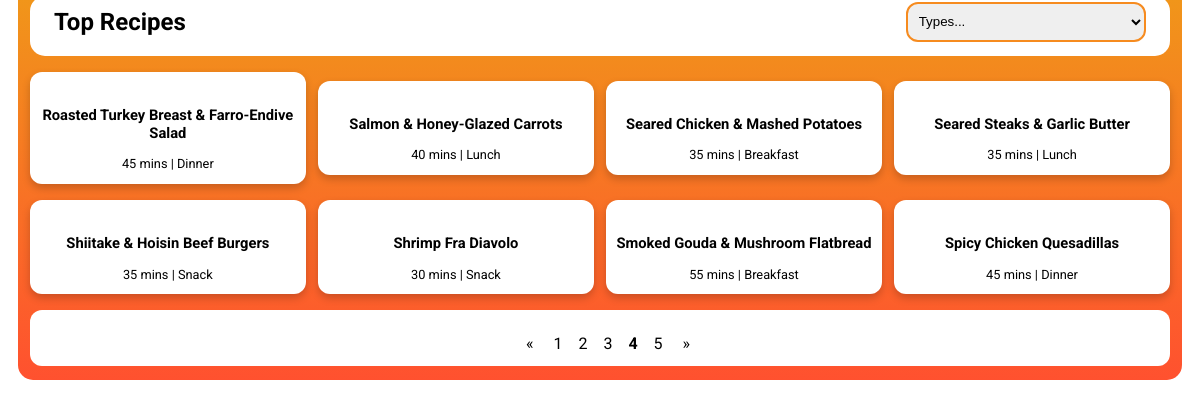
The app's page /index.php?page=4 with its own data.
### tables this page shows
CREATE TABLE `recipe` (
  `id` int(11) NOT NULL,
  `title` varchar(44) DEFAULT NULL,
  `category` varchar(44) NOT NULL,
  `side` varchar(44) DEFAULT NULL,
  `description` varchar(418) DEFAULT NULL,
  `time` varchar(4) DEFAULT NULL,
  `servings` varchar(3) DEFAULT NULL,
  `nutrition` varchar(5) DEFAULT NULL,
  `ingredients` varchar(406) DEFAULT NULL,
  `kitchen_tool` varchar(61) DEFAULT NULL,
  `kitchen_tool_desc` varchar(583) DEFAULT NULL,
  `tip` varchar(46) DEFAULT NULL,
  `tips_desc` varchar(885) DEFAULT NULL,
  `steps` varchar(3019) DEFAULT NULL,
  `tags` varchar(75) DEFAULT NULL,
  `folder` text NOT NULL,
  `image` text NOT NULL,
  `ingredientsimage` text NOT NULL,
  `stepimage1` text NOT NULL,
  `stepimage2` text NOT NULL,
  `stepimage3` text NOT NULL,
  `stepimage4` text NOT NULL,
  `stepimage5` text NOT NULL,
  `stepimage6` text NOT NULL
);

### index.php (the view, shortened to what this page needs)
<!DOCTYPE html>
<html lang="en">
    <head>
        <link rel="stylesheet" href="https://use.fontawesome.com/releases/v5.8.1/css/all.css">
        <link rel="stylesheet" type="text/css" href="main.css">
    </head>
    <body>
    <div class="content">
            <div class="filter-space">
                <h3> Top Recipes </h3>
                <form action="search.php" method="get" class="filter-form">
                    <select name="q" class="select" onchange="this.form.submit()">
                        <option value disabled selected> Types... </option>
                    </select>
                </form>
            </div>
        <div class="flexbox">
            <?php
            $page = $_GET['page'];
            $limit = 8;
            $offset = $limit * ($page-1);
            $result = mysqli_query($link, "SELECT * FROM recipe ORDER BY id ASC LIMIT $offset, $limit");
            while ($row = mysqli_fetch_array($result))
            {
            ?>
            <div class="card">
                <a href="recipe.php?id=<?php echo $row['id']?>" class="card-link">
                    <div class="container">
                        <h4><?php echo trim($row['title'], '"');?></h4>
                        <p> <?php echo trim($row['time'], '"');?> mins | <?php echo $row['category']?></p>
                    </div>
                </a>
            </div>
            <?php
            }
            ?>
        </div>
        <div class="footer-space">
            <nav aria-label="Page navigation">
            <ul class="pagination" style="text-align: center;">
            <?php
            $current = $_GET['page'];
            $next = $current +1;
            $previous = $current -1;
            $page = $current;
            $start = $page - 2;
            $end = $page + 1;
            if ($start <= 2)
            {
                $start = 1;
                $end = 5;
            }
            ?>
            <?php
            if ($current > 1) {
                echo '
                    <a href="index.php?page='.$previous.'" class="space">
                    <span aria-hidden="true">&laquo;</span>
                    </a>';
            }
            else {
                echo '
                    <a href="#" class="space">
                    <span aria-hidden="true">&laquo;</span>
                    </a>';
            }
            while ($start <= $end)
            {
                if ($start == $current)
                {
                    if ($start=="1")
                    {
                        echo '<b><a href="index.php" class="space">1</a></b>';
                    }
                    else {
                        echo '<b><a href="index.php?page='.$current.'" class="space">'.$current.'</a></b>';
                    }
                }
                else
                {
                    if ($start=="1")
                    {
                        echo '<a href="index.php" class="space">1</a>';
                    }
                    else{
                        echo '<a href="index.php?page='.$start.'" class="space">'.$start.'</a>';
                    }
                }
                $start ++;
            }
            if ($end != $current) {
                echo '
                    <a href="index.php?page='.$next.'" class="space">
                    <span aria-hidden="true">&raquo;</span>
                    </a>';
            }
            ?>
            </ul>
        </nav>
        </div>
    </div>
    </body>
</html>

### main.css (style rules this page uses)
* { border: none; box-sizing: border-box; margin: 0; padding: 0; }
a { text-decoration: none; }
option[value=""][disabled] { display: none; }
.content { background: linear-gradient(to top, #ff512f, #f09819); border-radius: 10px; width: 90vw; margin: 0 auto; left: 0; right: 0; position: absolute; margin-bottom: 1em; padding-bottom: 1em; }
h3 { font-family: 'Roboto', sans-serif; margin-left: 1em; margin-top: 1.5em; padding-top: .5em; position: relative; }
h4 { font-family: 'Roboto', sans-serif; margin-top: 1em; margin-bottom: 1em; font-size: 1.15em; z-index: -1; }
.filter-space { background-color: white; height: 3em; border-radius: 10px; margin: 0 auto; margin-top: -.7em; width: 85vw; position: relative; }
.filter-form { text-align: right; margin-top: -1.65em; margin-right: 1em; }
.select { border: 1px solid #f68b1f; border-radius: 10px; padding: .5em; height: 2.5em; display: block; float: right; position: relative; }
select option { height: 3em; }
ul { display: inline-block; }
.flexbox { display: flex; flex-flow: column; justify-content: center; align-items: center; margin: 0 auto; max-width: 99%; }
.card { width: 85vw; margin: 0 auto; margin-top: 1em; text-align: center; box-shadow: 0 4px 8px 0 rgba(0,0,0,0.2); transition: 0.3s; border-radius: 10px; background-color: white; }
.card p { margin: 1em auto; }
.card-link { font-family: 'Roboto', sans-serif; color: #000; box-shadow: 0 0 0 black; transition-duration: 0.5s; transition-timing-function: ease-in-out; transition-delay: 0.0s; }
.footer-space { background-color: white; text-align: center; height: 4em; border-radius: 10px; margin: 1em auto; margin-bottom: -2px; width: 85vw; position: relative; padding-top: 1.5em; }
.space { padding-left: .5em; padding-right: .5em; font-size: 1em; font-family: 'Roboto', sans-serif; color: black; }
@media screen and (min-width : 768px) { .filter-space { height: 3em; border-radius: 15px; font-size: 1.5em; } }
@media screen and (min-width : 768px) { h3 { padding-top: .5em; padding-left: 1em; } }
@media screen and (min-width : 768px) { .select { border: 2px solid #f68b1f; border-radius: 12px; height: 3.5em; width: 20vw; } }
@media screen and (min-width : 768px) { .select option { height: 2em; } }
@media screen and (min-width : 768px) { .flexbox { display: flex; flex-flow: row wrap; justify-content: center; align-items: center; margin: 0 auto; } }
@media screen and (min-width : 768px) { .container { font-size: 1em; } }
@media screen and (min-width : 768px) { .card { width: 40vw; border-radius: 12px; } }
@media screen and (min-width : 768px) { .card p { margin: 1em auto; } }
@media screen and (min-width : 768px) { .footer-space { border-radius: 12px; width: 85vw; height: 5em; } }
@media screen and (min-width : 768px) { .space { font-size: 1.3em; } }
@media screen and (min-width : 1024px) { .content { margin-top: -1em; border-radius: 15px; width: 97vw; } }
@media screen and (min-width : 1024px) { .filter-space { margin-top: -1em; height: 2em; width: 95vw; padding-bottom: 2.5em; } }
@media screen and (min-width : 1024px) { h3 { padding-top: .5em; padding-left: 0; font-size: 1em; font-weight: bold; } }
@media screen and (min-width : 1024px) { .card { width: 23vw; border-radius: 12px; } }
@media screen and (min-width : 1024px) { .card p { margin: 1em auto; } }
@media screen and (min-width : 1024px) { .select { border: 2px solid #f68b1f; border-radius: 12px; height: 3em; margin-top: .4em; width: 20vw; } }
@media screen and (min-width : 1024px) { .select option { height: 2em; } }
@media screen and (min-width : 1024px) { ul { position: relative; padding-left: 1em; } }
@media screen and (min-width : 1024px) { .footer-space { border-radius: 12px; width: 95vw; height: 3.5em; margin-bottom: -2px; } }
@media screen and (min-width : 1024px) { .space { font-size: 1em; padding-bottom: 1em; } }
@media screen and (min-width : 1024px) { .container { font-size: .8em; } }

### records on screen
recipe: title "Roasted Turkey Breast & Farro-Endive Salad", time "45", category "Dinner"
recipe: title "Salmon & Honey-Glazed Carrots", time "40", category "Lunch"
recipe: title "Seared Chicken & Mashed Potatoes", time "35", category "Breakfast"
recipe: title "Seared Steaks & Garlic Butter", time "35", category "Lunch"
recipe: title "Shiitake & Hoisin Beef Burgers", time "35", category "Snack"
recipe: title "Shrimp Fra Diavolo", time "30", category "Snack"
recipe: title "Smoked Gouda & Mushroom Flatbread", time "55", category "Breakfast"
recipe: title "Spicy Chicken Quesadillas", time "45", category "Dinner"
